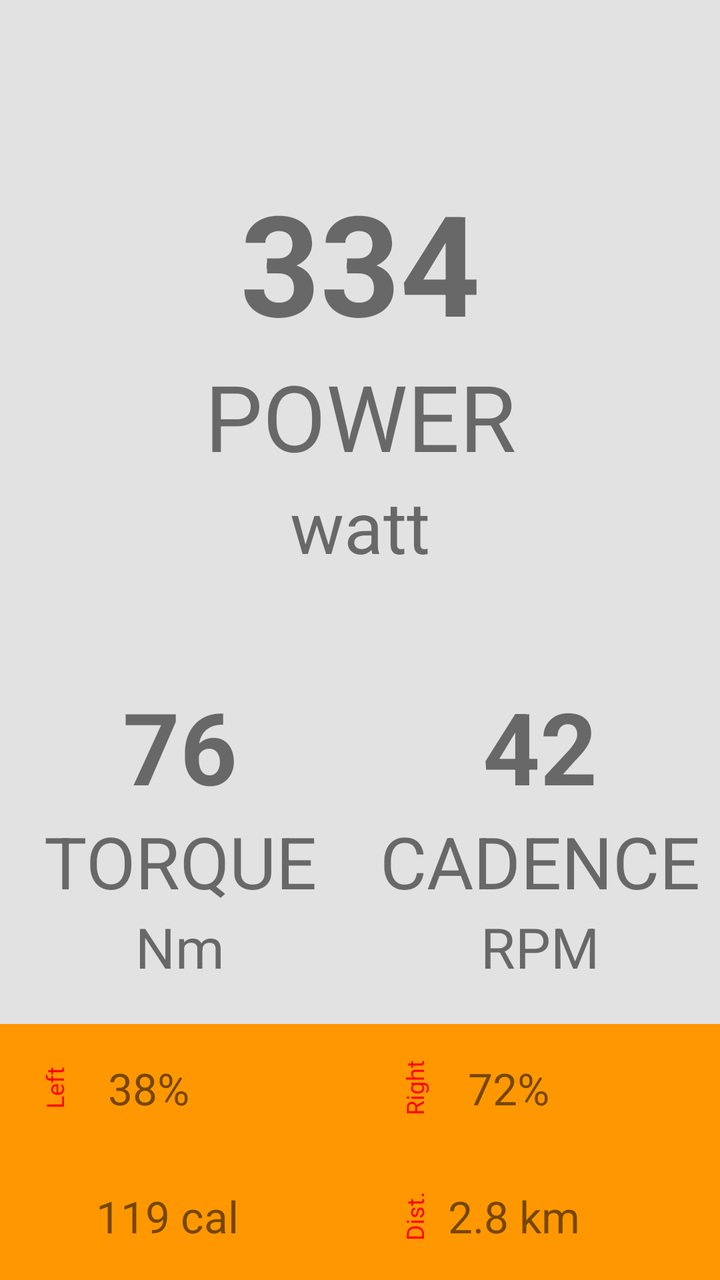
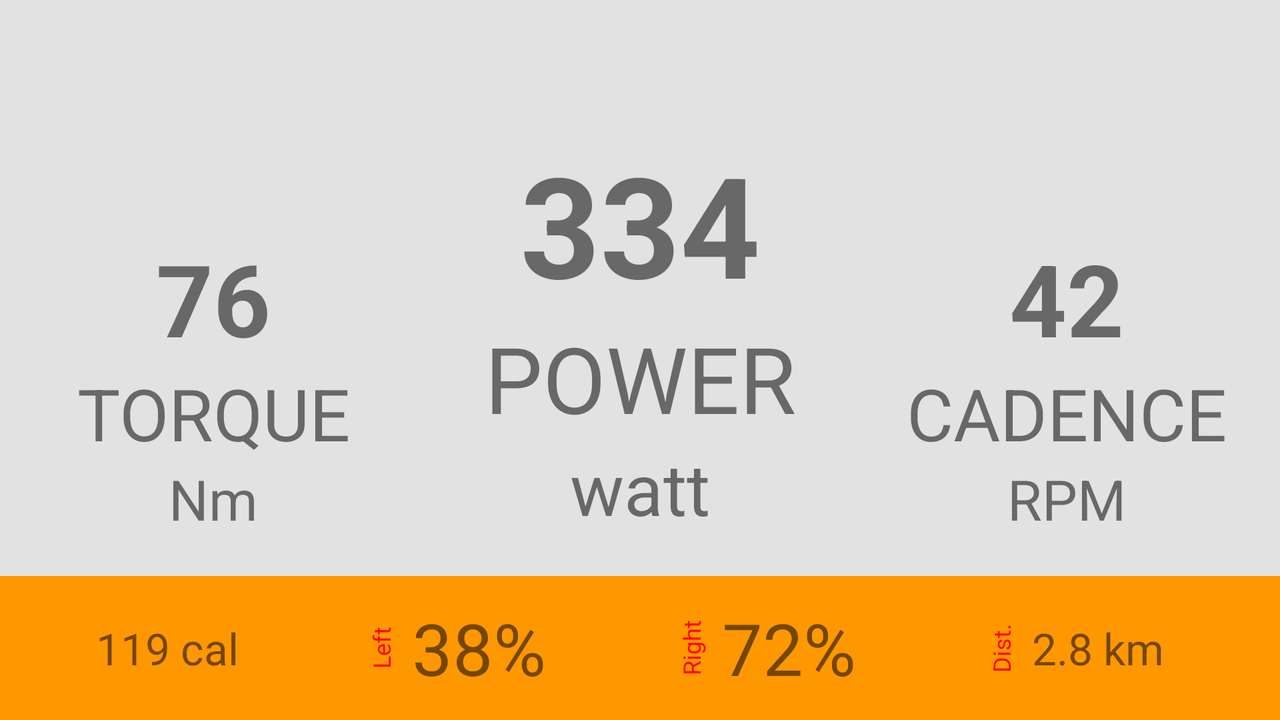

One screen, two layout resources from the same app: the default and the repository's alternative for another configuration. Each is rendered where Android would select it; the XML of both is given below.
<!-- AndroidManifest.xml: application theme TorqueTheme -->
<!-- res/layout/fragment_less.xml -->
<LinearLayout xmlns:android="http://schemas.android.com/apk/res/android"
    xmlns:tools="http://schemas.android.com/tools"
    android:layout_width="match_parent"
    android:layout_height="match_parent"
    android:orientation="vertical"
    tools:context=".view.fragment.LessFragment">

    <LinearLayout
        android:layout_width="match_parent"
        android:layout_height="0dp"
        android:layout_weight="0.8"
        android:orientation="vertical">

        <LinearLayout
            android:layout_width="match_parent"
            android:layout_height="0dp"
            android:layout_weight="0.6"
            android:orientation="horizontal">

            <LinearLayout
                android:layout_width="0dp"
                android:layout_weight="0.33"
                android:layout_height="match_parent"
                android:orientation="vertical"
                android:gravity="bottom"
                android:layout_marginBottom="20dp">

                <TextView
                    android:id="@+id/txtLessPowerValue"
                    android:layout_width="match_parent"
                    android:layout_height="wrap_content"
                    android:text="334"
                    android:textAlignment="center"
                    android:textSize="70sp"
                    android:textStyle="bold"/>

                <TextView
                    android:layout_width="match_parent"
                    android:layout_height="wrap_content"
                    android:text="@string/txt_power"
                    android:textAlignment="center"
                    android:textSize="46sp"
                    android:textAllCaps="true"/>

                <TextView
                    android:layout_width="match_parent"
                    android:layout_height="wrap_content"
                    android:text="@string/txt_unit_watts"
                    android:textAlignment="center"
                    android:textSize="36sp"/>

            </LinearLayout>

        </LinearLayout>

        <LinearLayout
            android:layout_width="match_parent"
            android:layout_height="0dp"
            android:layout_weight="0.4"
            android:orientation="horizontal">

            <LinearLayout
                android:layout_width="0dp"
                android:layout_weight="0.33"
                android:layout_height="match_parent"
                android:orientation="vertical"
                android:gravity="bottom"
                android:layout_marginBottom="20dp">

                <TextView
                    android:id="@+id/txtLessTorqueValue"
                    android:layout_width="match_parent"
                    android:layout_height="wrap_content"
                    android:text="76"
                    android:textAlignment="center"
                    android:textSize="50sp"
                    android:textStyle="bold"/>

                <TextView
                    android:layout_width="match_parent"
                    android:layout_height="wrap_content"
                    android:text="@string/txt_torque"
                    android:textAlignment="center"
                    android:textSize="36sp"
                    android:textAllCaps="true"/>

                <TextView
                    android:layout_width="match_parent"
                    android:layout_height="wrap_content"
                    android:text="@string/txt_unit_nm"
                    android:textAlignment="center"
                    android:textSize="28sp"/>

            </LinearLayout>

            <LinearLayout
                android:layout_width="0dp"
                android:layout_weight="0.33"
                android:layout_height="match_parent"
                android:orientation="vertical"
                android:gravity="bottom"
                android:layout_marginBottom="20dp">

                <TextView
                    android:id="@+id/txtLessCadenceValue"
                    android:layout_width="match_parent"
                    android:layout_height="wrap_content"
                    android:text="42"
                    android:textAlignment="center"
                    android:textSize="50sp"
                    android:textStyle="bold"/>

                <TextView
                    android:layout_width="match_parent"
                    android:layout_height="wrap_content"
                    android:text="@string/txt_cadence"
                    android:textAlignment="center"
                    android:textSize="36sp"
                    android:textAllCaps="true"/>

                <TextView
                    android:layout_width="match_parent"
                    android:layout_height="wrap_content"
                    android:text="@string/txt_unit_rpm"
                    android:textAlignment="center"
                    android:textSize="28sp"
                    android:textAllCaps="true"/>

            </LinearLayout>

        </LinearLayout>

    </LinearLayout>

    <LinearLayout
        android:layout_width="match_parent"
        android:layout_height="0dp"
        android:layout_weight="0.2"
        android:orientation="vertical"
        android:background="@color/colorPrimary">

        <LinearLayout
            android:layout_width="match_parent"
            android:layout_height="0dp"
            android:layout_weight="0.5"
            android:orientation="horizontal">

            <LinearLayout
                android:layout_width="0dp"
                android:layout_height="match_parent"
                android:layout_weight="0.25"
                android:orientation="horizontal"
                android:layout_gravity="center">

                <TextView
                    android:layout_width="0dp"
                    android:layout_weight="0.3"
                    android:layout_height="wrap_content"
                    android:text="@string/txt_left"
                    android:textAlignment="center"
                    android:textSize="12sp"
                    android:layout_gravity="center_vertical"
                    android:textColor="#ffff0000"
                    android:rotation="270"/>

                <TextView
                    android:id="@+id/txtLessLeftLegPercentValue"
                    android:layout_width="0dp"
                    android:layout_weight="0.7"
                    android:layout_height="wrap_content"
                    android:text="38%"
                    android:textSize="22sp"
                    android:layout_gravity="center_vertical"/>

            </LinearLayout>

            <LinearLayout
                android:layout_width="0dp"
                android:layout_height="match_parent"
                android:layout_weight="0.25"
                android:orientation="horizontal"
                android:layout_gravity="center">

                <TextView
                    android:layout_width="0dp"
                    android:layout_weight="0.3"
                    android:layout_height="wrap_content"
                    android:text="@string/txt_right"
                    android:textAlignment="center"
                    android:textSize="12sp"
                    android:layout_gravity="center_vertical"
                    android:textColor="#ffff0000"
                    android:rotation="270"/>

                <TextView
                    android:id="@+id/txtLessRightLegPercentValue"
                    android:layout_width="0dp"
                    android:layout_weight="0.7"
                    android:layout_height="wrap_content"
                    android:text="72%"
                    android:textSize="22sp"
                    android:layout_gravity="center_vertical"/>

            </LinearLayout>

        </LinearLayout>

        <LinearLayout
            android:layout_width="match_parent"
            android:layout_height="0dp"
            android:layout_weight="0.5"
            android:orientation="horizontal">

            <LinearLayout
                android:layout_width="0dp"
                android:layout_height="match_parent"
                android:layout_weight="0.25"
                android:orientation="horizontal"
                android:layout_marginLeft="20dp">

                <ImageView
                    android:layout_width="28dp"
                    android:layout_height="28dp"
                    android:layout_gravity="center_horizontal|center_vertical"
                    android:src="@drawable/fire"/>

                <TextView
                    android:id="@+id/txtLessCaloriesValue"
                    android:layout_width="match_parent"
                    android:layout_height="wrap_content"
                    android:text="119 cal"
                    android:textSize="22sp"
                    android:layout_gravity="center_vertical"/>

            </LinearLayout>

            <LinearLayout
                android:layout_width="0dp"
                android:layout_height="match_parent"
                android:layout_weight="0.25"
                android:orientation="horizontal"
                android:layout_gravity="center">

                <TextView
                    android:layout_width="0dp"
                    android:layout_weight="0.2"
                    android:layout_height="wrap_content"
                    android:text="@string/txt_distance_short"
                    android:textAlignment="center"
                    android:textSize="12sp"
                    android:layout_gravity="center_vertical"
                    android:textColor="#ffff0000"
                    android:rotation="270"/>

                <TextView
                    android:id="@+id/txtLessDistanceValue"
                    android:layout_width="0dp"
                    android:layout_height="wrap_content"
                    android:text="2.8 km"
                    android:layout_weight="0.8"
                    android:textSize="22sp"
                    android:layout_gravity="center_vertical"/>

            </LinearLayout>

        </LinearLayout>

    </LinearLayout>

</LinearLayout>
<!-- resources referenced by this layout -->
<resources>
  <color name="colorPrimary">#ff9800</color>
  <string name="txt_cadence">Cadence</string>
  <string name="txt_distance_short">Dist.</string>
  <string name="txt_left">Left</string>
  <string name="txt_power">Power</string>
  <string name="txt_right">Right</string>
  <string name="txt_torque">Torque</string>
  <string name="txt_unit_nm">Nm</string>
  <string name="txt_unit_rpm">RPM</string>
  <string name="txt_unit_watts">watt</string>
  <style name="TorqueTheme" parent="style/AppTheme.NoActionBar">
          <item name="android:textColorPrimary">#ff000000</item>
      </style>
</resources>
<!-- res/layout-land/fragment_less.xml (the repository's variant of the layout above) -->
<!-- drawn on the phone turned sideways -->
<LinearLayout xmlns:android="http://schemas.android.com/apk/res/android"
    xmlns:tools="http://schemas.android.com/tools"
    android:layout_width="match_parent"
    android:layout_height="match_parent"
    android:orientation="vertical"
    tools:context=".view.fragment.LessFragment">

    <LinearLayout
        android:layout_width="match_parent"
        android:layout_height="0dp"
        android:layout_weight="0.8"
        android:orientation="horizontal">

        <LinearLayout
            android:layout_width="0dp"
            android:layout_weight="0.33"
            android:layout_height="match_parent"
            android:orientation="vertical"
            android:gravity="bottom"
            android:layout_marginBottom="20dp">

            <TextView
                android:id="@+id/txtLessTorqueValue"
                android:layout_width="match_parent"
                android:layout_height="wrap_content"
                android:text="76"
                android:textAlignment="center"
                android:textSize="50sp"
                android:textStyle="bold"/>

            <TextView
                android:layout_width="match_parent"
                android:layout_height="wrap_content"
                android:text="@string/txt_torque"
                android:textAlignment="center"
                android:textSize="36sp"
                android:textAllCaps="true"/>

            <TextView
                android:layout_width="match_parent"
                android:layout_height="wrap_content"
                android:text="@string/txt_unit_nm"
                android:textAlignment="center"
                android:textSize="28sp"/>


        </LinearLayout>

        <LinearLayout
            android:layout_width="0dp"
            android:layout_weight="0.33"
            android:layout_height="match_parent"
            android:orientation="vertical"
            android:gravity="bottom"
            android:layout_marginBottom="20dp">

            <TextView
                android:id="@+id/txtLessPowerValue"
                android:layout_width="match_parent"
                android:layout_height="wrap_content"
                android:text="334"
                android:textAlignment="center"
                android:textSize="70sp"
                android:textStyle="bold"/>

            <TextView
                android:layout_width="match_parent"
                android:layout_height="wrap_content"
                android:text="@string/txt_power"
                android:textAlignment="center"
                android:textSize="46sp"
                android:textAllCaps="true"/>

            <TextView
                android:layout_width="match_parent"
                android:layout_height="wrap_content"
                android:text="@string/txt_unit_watts"
                android:textAlignment="center"
                android:textSize="36sp"/>

        </LinearLayout>

        <LinearLayout
            android:layout_width="0dp"
            android:layout_weight="0.33"
            android:layout_height="match_parent"
            android:orientation="vertical"
            android:gravity="bottom"
            android:layout_marginBottom="20dp">

            <TextView
                android:id="@+id/txtLessCadenceValue"
                android:layout_width="match_parent"
                android:layout_height="wrap_content"
                android:text="42"
                android:textAlignment="center"
                android:textSize="50sp"
                android:textStyle="bold"/>

            <TextView
                android:layout_width="match_parent"
                android:layout_height="wrap_content"
                android:text="@string/txt_cadence"
                android:textAlignment="center"
                android:textSize="36sp"
                android:textAllCaps="true"/>

            <TextView
                android:layout_width="match_parent"
                android:layout_height="wrap_content"
                android:text="@string/txt_unit_rpm"
                android:textAlignment="center"
                android:textSize="28sp"
                android:textAllCaps="true"/>

        </LinearLayout>

    </LinearLayout>

    <LinearLayout
        android:layout_width="match_parent"
        android:layout_height="0dp"
        android:layout_weight="0.2"
        android:orientation="horizontal"
        android:background="@color/colorPrimary">

        <LinearLayout
            android:layout_width="0dp"
            android:layout_height="match_parent"
            android:layout_weight="0.25"
            android:orientation="horizontal"
            android:layout_marginLeft="20dp">

            <ImageView
                android:layout_width="28dp"
                android:layout_height="28dp"
                android:layout_gravity="center_horizontal|center_vertical"
                android:src="@drawable/fire"/>

            <TextView
                android:id="@+id/txtLessCaloriesValue"
                android:layout_width="match_parent"
                android:layout_height="wrap_content"
                android:text="119 cal"
                android:textSize="22sp"
                android:layout_gravity="center_vertical"/>

        </LinearLayout>

        <LinearLayout
            android:layout_width="0dp"
            android:layout_height="match_parent"
            android:layout_weight="0.25"
            android:orientation="horizontal"
            android:layout_gravity="center_horizontal|center_vertical">

            <TextView
                android:layout_width="0dp"
                android:layout_weight="0.2"
                android:layout_height="wrap_content"
                android:text="@string/txt_left"
                android:textAlignment="center"
                android:textSize="12sp"
                android:layout_gravity="center_vertical"
                android:textColor="#ffff0000"
                android:rotation="270"/>

            <TextView
                android:id="@+id/txtLessLeftLegPercentValue"
                android:layout_width="0dp"
                android:layout_weight="0.8"
                android:layout_height="wrap_content"
                android:text="38%"
                android:textSize="36sp"
                android:layout_gravity="center_vertical"/>

        </LinearLayout>

        <LinearLayout
            android:layout_width="0dp"
            android:layout_height="match_parent"
            android:layout_weight="0.25"
            android:orientation="horizontal"
            android:layout_gravity="center_horizontal|center_vertical">

            <TextView
                android:layout_width="0dp"
                android:layout_weight="0.2"
                android:layout_height="wrap_content"
                android:text="@string/txt_right"
                android:textAlignment="center"
                android:textSize="12sp"
                android:layout_gravity="center_vertical"
                android:textColor="#ffff0000"
                android:rotation="270"/>

            <TextView
                android:id="@+id/txtLessRightLegPercentValue"
                android:layout_width="0dp"
                android:layout_weight="0.8"
                android:layout_height="wrap_content"
                android:text="72%"
                android:textSize="36sp"
                android:layout_gravity="center_vertical"/>

        </LinearLayout>

        <LinearLayout
            android:layout_width="0dp"
            android:layout_height="match_parent"
            android:layout_weight="0.25"
            android:orientation="horizontal"
            android:layout_gravity="center_horizontal|center_vertical">

            <TextView
                android:layout_width="0dp"
                android:layout_weight="0.2"
                android:layout_height="wrap_content"
                android:text="@string/txt_distance_short"
                android:textAlignment="center"
                android:textSize="12sp"
                android:layout_gravity="center_vertical"
                android:textColor="#ffff0000"
                android:rotation="270"/>

            <TextView
                android:id="@+id/txtLessDistanceValue"
                android:layout_width="0dp"
                android:layout_height="wrap_content"
                android:layout_weight="0.8"
                android:text="2.8 km"
                android:textSize="22sp"
                android:layout_gravity="center_vertical"/>

        </LinearLayout>

    </LinearLayout>

</LinearLayout>
